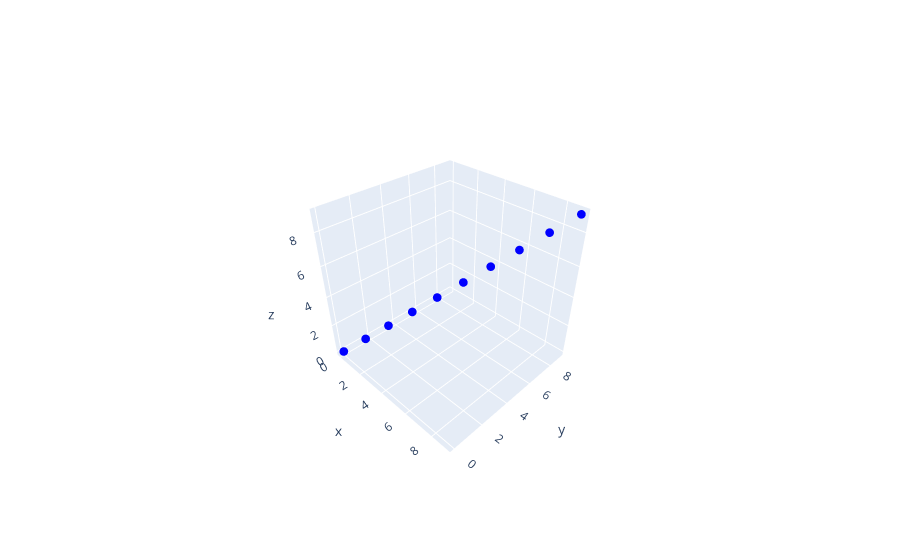

Here is the notebook cell this chart was saved with:
### Markdown cell above
## Testing Renders

### Code cell
pts = []
for x in range(10):
    pts.append([x, x, x])

rendering2D(pts)
renderingCurve(pts)
rendering3D(pts)

### Figure 1 — Plotly figure (JSON) as saved in the notebook; plotly's stock layout.template omitted (floating-point values rounded to 4 significant figures)
{"data": [{"line": {"color": "red", "width": 2}, "marker": {"color": "blue", "size": 3}, "mode": "markers", "name": "Vector", "showlegend": false, "type": "scatter3d", "x": [0, 1, 2, 3, 4, 5, 6, 7, 8, 9], "y": [0, 1, 2, 3, 4, 5, 6, 7, 8, 9], "z": [0, 1, 2, 3, 4, 5, 6, 7, 8, 9]}], "layout": {"scene": {"camera": {"center": {"x": 0, "y": 0, "z": 0}, "eye": {"x": 1.5, "y": -1.5, "z": 1.5}, "up": {"x": 0, "y": 0, "z": 1}}}}}
